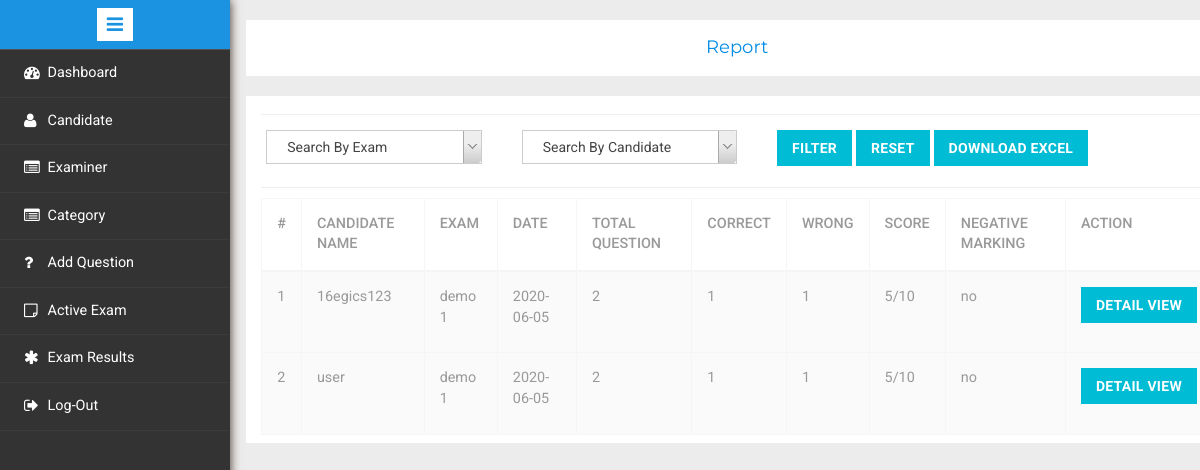
Page /examiner/report.php (signed in) on the committed database.
### tables this page shows
CREATE TABLE `report` (
  `id` int(11) NOT NULL,
  `exam_id` int(11) NOT NULL,
  `applicant_id` int(11) NOT NULL,
  `report` varchar(2000) NOT NULL,
  `time_remaining` varchar(200) NOT NULL
);

CREATE TABLE `candidate_login` (
  `candidate_id` int(11) NOT NULL,
  `candidate_username` varchar(250) NOT NULL,
  `candidate_password` varchar(250) NOT NULL,
  `status` int(11) NOT NULL DEFAULT 0
);

CREATE TABLE `active_exams` (
  `id` int(11) NOT NULL,
  `title` varchar(200) NOT NULL,
  `date` date NOT NULL,
  `time` time NOT NULL,
  `duration` time NOT NULL,
  `purpose` varchar(100) NOT NULL,
  `total_question` int(11) NOT NULL,
  `total_marks` int(11) NOT NULL,
  `exam_key` varchar(100) NOT NULL,
  `negative_marking` varchar(100) NOT NULL,
  `questions` varchar(200) NOT NULL,
  `examiner_id` int(11) NOT NULL,
  `status` int(11) NOT NULL DEFAULT 0
);

### examiner/report.php (the view, shortened to what this page needs)
<?php
require_once 'database.php';
require_once 'layout.php';
?>
<html>
<head>
</head>
<body>
    <div class="page-container">
        <div class="left-content">
            <div class="mother-grid-inner">
                <ol class="breadcrumb">
                    <center>
                        <li class="breadcrumb-item">
                            <h4><a>Report</a></h4>
                        </li>
                    </center>
                </ol>
                <ol class="breadcrumb">
                    <hr>
                    <form action="" method="post" class="myform">
                        <div class="row">
                            <div class="col-md-3" style="margin: 5px;">
                            </div>
                            <div class="col-md-3" style="margin: 5px;">
                            </div>
                            <div class="col-md-5" style="margin: 5px;">
                                <button type="submit" class="btn btn-primary" name="filter_search">Filter</button>
                                <button class="btn btn-primary" onclick="window.location.href=''">Reset</button>
                                <a class="btn btn-primary" href="get_excel_report.php">
                                    Download Excel
                                </a>
                            </div>
                        </div>
                    </form>
                    <hr>
                    <div class="bg-light table-responsive">
                        <table class="table table-bordered table-hover">
                            <thead>
                                <tr>
                                    <th>#</th>
                                    <th>Candidate Name</th>
                                    <th>Exam</th>
                                    <th>Date</th>
                                    <th>Total Question</th>
                                    <th>Correct</th>
                                    <th>Wrong</th>
                                    <th>Score</th>
                                    <th>Negative Marking</th>
                                    <th>Action</th>
                                </tr>
                            </thead>
                            <tbody>
                                <?php
                                $query = "select * from active_exams where status=0 and examiner_id='" . $_SESSION['examiner_id'] . "' order by date desc";
                                $result = $con->query($query);
                                $index = 0;
                                while ($fetchData = $result->fetch_assoc()) {
                                    $exam = $fetchData['title'];
                                    $date = $fetchData['date'];
                                    $total_question = $fetchData['total_question'];
                                    $negative_marking = $fetchData['negative_marking'];
                                    $total_marks = $fetchData['total_marks'];
                                    $result1 = $con->query("select * from report where exam_id='" . $fetchData['id'] . "'");
                                    while ($fetchData1 = $result1->fetch_assoc()) {
                                        $index++;
                                        $applicant_id = $con->query("select candidate_username from candidate_login where candidate_id='" . $fetchData1['applicant_id'] . "'")->fetch_assoc();
                                        $applicant_id = $applicant_id['candidate_username'];
                                        $report = $fetchData1['report'];
                                        $report = json_decode($report);
                                        $correct = 0;
                                        $wrong = 0;
                                        $count = count($report);
                                        for ($i = 0; $i < $count; $i++) {
                                            $qid = $report[$i]->qid;
                                            $aid = $report[$i]->aid;
                                            $data = $con->query("select answer_id from question where question_id='$qid' and status='0'")->fetch_assoc();
                                            $data = $data['answer_id'];
                                            if ($aid == $data) $correct++;
                                            else $wrong++;
                                        }
                                        $score = $correct;
                                        $score = $score * $total_marks / $total_question;
                                ?>
                                <tr>
                                    <td><?php echo $index; ?></td>
                                    <td><?php echo $applicant_id; ?></td>
                                    <td><?php echo $exam; ?></td>
                                    <td><?php echo $date; ?></td>
                                    <td><?php echo $total_question; ?></td>
                                    <td><?php echo $correct; ?></td>
                                    <td><?php echo $wrong; ?></td>
                                    <td><?php echo $score . "/" . $total_marks; ?></td>
                                    <td><?php echo $negative_marking; ?></td>
                                    <td>
                                        <form method="post">
                                            <button class="btn btn-primary" name="detail_view" type="submit">Detail
                                                View</button>
                                        </form>
                                    </td>
                                </tr>
                                <?php }
                                } ?>
                            </tbody>
                        </table>
                    </div>
                </ol>
            </div>
        </div>
    </div>
</body>
</html>

### rows in the picture
active_exams: title "demo 1", date "2020-06-05", total_question "2", score "5", total_marks "10", negative_marking "no"
report: candidate_login.candidate_username "16egics123", correct "1", wrong "1"
active_exams: title "demo 1", date "2020-06-05", total_question "2", score "5", total_marks "10", negative_marking "no"
report: candidate_login.candidate_username "user", correct "1", wrong "1"
